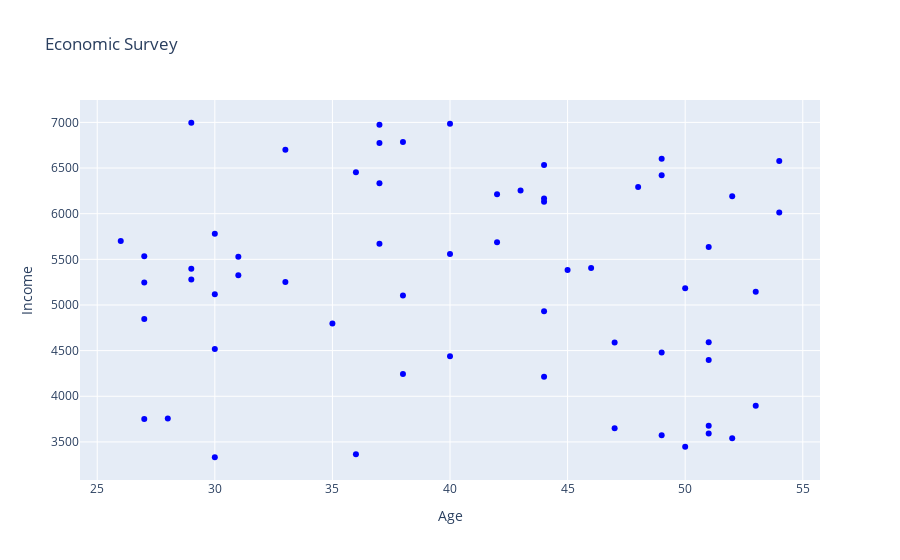

Notebook code for this chart:
### Markdown cell above
## 1. Scatter Plot: 
A scatter plot shows the relationship between 2 variables on the x and y-axis. The data points here appear scattered when plotted on a two-dimensional plane. Using scatter plots, we can create exciting visualizations to express various relationships, such as:

* Height vs weight of persons
* Engine size vs automobile price
* Exercise time vs Body Fat

### Code cell
##Example 1: Let us illustrate the income vs age of people in a scatter plot

age_array=np.random.randint(25,55,60)
# Define an array containing salesamount values 
income_array=np.random.randint(3000,7000,30000)
fig=go.Figure()
fig
#Next we will create a scatter plot by using the add_trace function and use the go.scatter() function within it
# In go.Scatter we define the x-axis data,y-axis data and define the mode as markers with color of the marker as blue
fig.add_trace(go.Scatter(x=age_array, y=income_array, mode='markers', marker=dict(color='blue')))
fig.update_layout(title='Economic Survey', xaxis_title='Age', yaxis_title='Income')
# Display the figure
fig.show()

### Figure 1 — Plotly figure (JSON) as saved in the notebook; plotly's stock layout.template omitted (floating-point values rounded to 4 significant figures; data arrays with more than 128 entries replaced by an {"elided": "..."} marker saying what was removed)
{"data": [{"marker": {"color": "blue"}, "mode": "markers", "type": "scatter", "x": [52, 31, 51, 54, 26, 30, 49, 33, 42, 38, 51, 50, 52, 30, 27, 54, 49, 30, 50, 44, 40, 37, 33, 38, 53, 29, 53, 27, 47, 44, 44, 51, 37, 38, 40, 36, 30, 44, 27, 28, 51, 44, 27, 40, 49, 36, 51, 37, 45, 43, 31, 47, 42, 49, 37, 48, 29, 46, 35, 29], "y": {"elided": "30000 int values"}}], "layout": {"title": {"text": "Economic Survey"}, "xaxis": {"title": {"text": "Age"}}, "yaxis": {"title": {"text": "Income"}}}}
